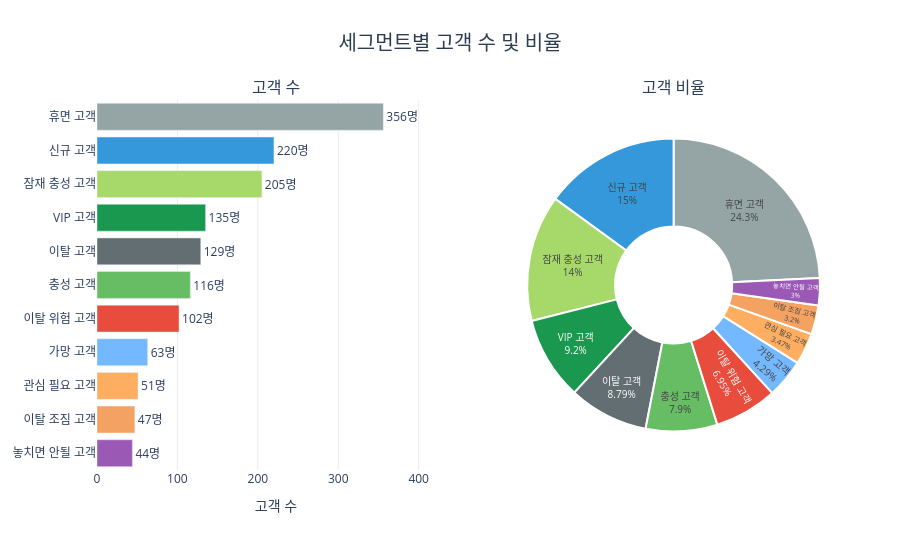

Write notebook code for a chart like this one.
### Markdown cell above
11개 세그먼트 규칙은 R/F/M 점수 조합 가능한 125가지(5×5×5) 경우를 모두 커버하므로, Others에 해당하는 고객은 **0명(0%)** 이다.

### Code cell
seg_color_map = {
    'VIP 고객': '#1a9850',
    '충성 고객': '#66bd63',
    '잠재 충성 고객': '#a6d96a',
    '신규 고객': '#3498db',
    '가망 고객': '#74b9ff',
    '관심 필요 고객': '#fdae61',
    '이탈 조짐 고객': '#f4a261',
    '놓치면 안될 고객': '#9b59b6',
    '이탈 위험 고객': '#e74c3c',
    '휴면 고객': '#95a5a6',
    '이탈 고객': '#636e72',
    'Others': '#dfe6e9',
}

seg_sorted = seg_dist.sort_values('고객수', ascending=True)
seg_colors_sorted = [seg_color_map.get(s, '#dfe6e9') for s in seg_sorted['세그먼트']]

fig = make_subplots(
    rows=1, cols=2,
    specs=[[{'type': 'xy'}, {'type': 'pie'}]],
    column_widths=[0.55, 0.45],
    subplot_titles=['고객 수', '고객 비율']
)

fig.add_trace(
    go.Bar(
        x=seg_sorted['고객수'],
        y=seg_sorted['세그먼트'],
        orientation='h',
        marker_color=seg_colors_sorted,
        text=seg_sorted['고객수'].apply(lambda x: f'{x:,}명'),
        textposition='outside',
        showlegend=False
    ),
    row=1, col=1
)

fig.add_trace(
    go.Pie(
        labels=seg_dist['세그먼트'],
        values=seg_dist['고객수'],
        marker=dict(
            colors=[seg_color_map.get(s, '#dfe6e9') for s in seg_dist['세그먼트']],
            line=dict(color='white', width=2)
        ),
        textinfo='label+percent',
        textposition='inside',
        textfont=dict(size=10),
        hole=0.4,
        sort=False,
        showlegend=False
    ),
    row=1, col=2
)

fig.update_layout(
    title=dict(
        text='세그먼트별 고객 수 및 비율',
        font=dict(size=20, color='#2c3e50'), x=0.5, xanchor='center'
    ),
    xaxis=dict(range=[0, seg_sorted['고객수'].max() * 1.25], gridcolor='#ececec', title='고객 수'),
    plot_bgcolor='white',
    height=550
)
fig.show()

### Figure 1 — Plotly figure (JSON) as saved in the notebook; plotly's stock layout.template omitted (floating-point values rounded to 4 significant figures)
{"data": [{"marker": {"color": ["#9b59b6", "#f4a261", "#fdae61", "#74b9ff", "#e74c3c", "#66bd63", "#636e72", "#1a9850", "#a6d96a", "#3498db", "#95a5a6"]}, "orientation": "h", "showlegend": false, "text": ["44명", "47명", "51명", "63명", "102명", "116명", "129명", "135명", "205명", "220명", "356명"], "textposition": "outside", "type": "bar", "x": [44, 47, 51, 63, 102, 116, 129, 135, 205, 220, 356], "xaxis": "x", "y": ["놓치면 안될 고객", "이탈 조짐 고객", "관심 필요 고객", "가망 고객", "이탈 위험 고객", "충성 고객", "이탈 고객", "VIP 고객", "잠재 충성 고객", "신규 고객", "휴면 고객"], "yaxis": "y"}, {"domain": {"x": [0.595, 1], "y": [0, 1]}, "hole": 0.4, "labels": ["휴면 고객", "신규 고객", "잠재 충성 고객", "VIP 고객", "이탈 고객", "충성 고객", "이탈 위험 고객", "가망 고객", "관심 필요 고객", "이탈 조짐 고객", "놓치면 안될 고객"], "marker": {"colors": ["#95a5a6", "#3498db", "#a6d96a", "#1a9850", "#636e72", "#66bd63", "#e74c3c", "#74b9ff", "#fdae61", "#f4a261", "#9b59b6"], "line": {"color": "white", "width": 2}}, "showlegend": false, "sort": false, "textfont": {"size": 10}, "textinfo": "label+percent", "textposition": "inside", "type": "pie", "values": [356, 220, 205, 135, 129, 116, 102, 63, 51, 47, 44]}], "layout": {"annotations": [{"font": {"size": 16}, "showarrow": false, "text": "고객 수", "x": 0.2475, "xanchor": "center", "xref": "paper", "y": 1, "yanchor": "bottom", "yref": "paper"}, {"font": {"size": 16}, "showarrow": false, "text": "고객 비율", "x": 0.7975, "xanchor": "center", "xref": "paper", "y": 1, "yanchor": "bottom", "yref": "paper"}], "height": 550, "plot_bgcolor": "white", "title": {"font": {"color": "#2c3e50", "size": 20}, "text": "세그먼트별 고객 수 및 비율", "x": 0.5, "xanchor": "center"}, "xaxis": {"anchor": "y", "domain": [0, 0.495], "gridcolor": "#ececec", "range": [0, 445], "title": {"text": "고객 수"}}, "yaxis": {"anchor": "x", "domain": [0, 1]}}}
